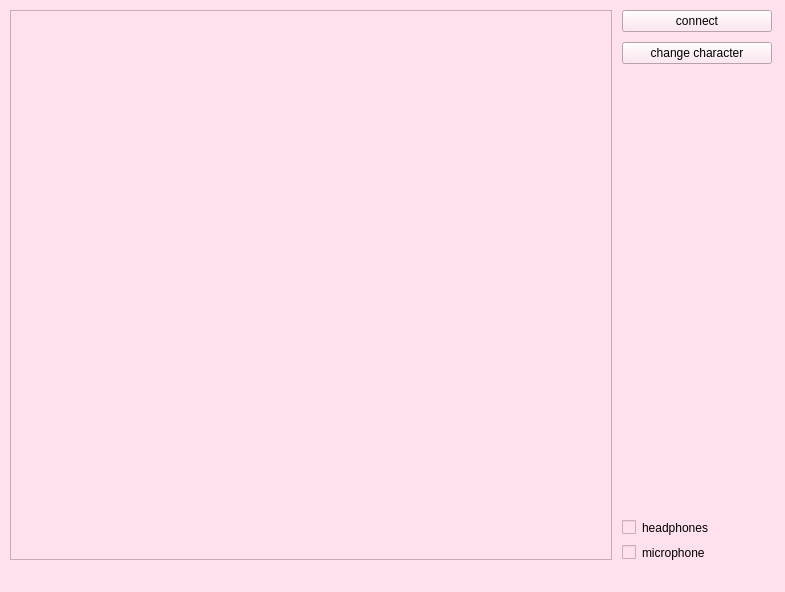
<?xml version="1.0" encoding="UTF-8"?>
<ui version="4.0">
 <class>main_window</class>
 <widget class="QMainWindow" name="main_window">
  <property name="geometry">
   <rect>
    <x>0</x>
    <y>0</y>
    <width>785</width>
    <height>592</height>
   </rect>
  </property>
  <property name="windowTitle">
   <string>main_window</string>
  </property>
  <property name="styleSheet">
   <string notr="true">background-color: rgb(255, 224, 237);
border-color: rgb(173, 127, 168);
border-top-color: rgb(173, 127, 168);</string>
  </property>
  <widget class="QWidget" name="centralwidget">
   <property name="layoutDirection">
    <enum>Qt::LeftToRight</enum>
   </property>
   <widget class="QWidget" name="horizontalLayoutWidget">
    <property name="geometry">
     <rect>
      <x>0</x>
      <y>0</y>
      <width>782</width>
      <height>570</height>
     </rect>
    </property>
    <layout class="QHBoxLayout" name="horizontalLayout_2">
     <property name="spacing">
      <number>10</number>
     </property>
     <property name="sizeConstraint">
      <enum>QLayout::SetDefaultConstraint</enum>
     </property>
     <property name="leftMargin">
      <number>10</number>
     </property>
     <property name="topMargin">
      <number>10</number>
     </property>
     <property name="rightMargin">
      <number>10</number>
     </property>
     <property name="bottomMargin">
      <number>10</number>
     </property>
     <item>
      <widget class="QGraphicsView" name="room_view">
       <property name="minimumSize">
        <size>
         <width>600</width>
         <height>550</height>
        </size>
       </property>
       <property name="verticalScrollBarPolicy">
        <enum>Qt::ScrollBarAlwaysOff</enum>
       </property>
       <property name="horizontalScrollBarPolicy">
        <enum>Qt::ScrollBarAlwaysOff</enum>
       </property>
       <property name="sceneRect">
        <rectf>
         <x>0.000000000000000</x>
         <y>0.000000000000000</y>
         <width>600.000000000000000</width>
         <height>550.000000000000000</height>
        </rectf>
       </property>
      </widget>
     </item>
     <item>
      <layout class="QVBoxLayout" name="verticalLayout_2">
       <item>
        <widget class="QPushButton" name="connect_button">
         <property name="minimumSize">
          <size>
           <width>150</width>
           <height>0</height>
          </size>
         </property>
         <property name="styleSheet">
          <string notr="true">selection-background-color: rgb(173, 127, 168);
font: 700 10pt &quot;Source Code Pro&quot;;</string>
         </property>
         <property name="text">
          <string>connect</string>
         </property>
         <property name="autoDefault">
          <bool>false</bool>
         </property>
         <property name="default">
          <bool>false</bool>
         </property>
         <property name="flat">
          <bool>false</bool>
         </property>
        </widget>
       </item>
       <item>
        <widget class="QPushButton" name="change_avatar_button">
         <property name="styleSheet">
          <string notr="true">selection-background-color: rgb(173, 127, 168);
font: 700 10pt &quot;Source Code Pro&quot;;</string>
         </property>
         <property name="text">
          <string>change character</string>
         </property>
        </widget>
       </item>
       <item>
        <spacer name="verticalSpacer">
         <property name="orientation">
          <enum>Qt::Vertical</enum>
         </property>
         <property name="sizeHint" stdset="0">
          <size>
           <width>20</width>
           <height>40</height>
          </size>
         </property>
        </spacer>
       </item>
       <item>
        <widget class="QCheckBox" name="headphones_check">
         <property name="styleSheet">
          <string notr="true">alternate-background-color: rgb(238, 238, 236);
font: 11pt &quot;Source Code Pro&quot;;</string>
         </property>
         <property name="text">
          <string>headphones</string>
         </property>
        </widget>
       </item>
       <item>
        <widget class="QCheckBox" name="microphone_check">
         <property name="styleSheet">
          <string notr="true">alternate-background-color: rgb(238, 238, 236);
font: 11pt &quot;Source Code Pro&quot;;</string>
         </property>
         <property name="text">
          <string>microphone</string>
         </property>
        </widget>
       </item>
      </layout>
     </item>
    </layout>
   </widget>
  </widget>
  <widget class="QStatusBar" name="statusbar">
   <property name="autoFillBackground">
    <bool>false</bool>
   </property>
  </widget>
 </widget>
 <resources/>
 <connections/>
</ui>
